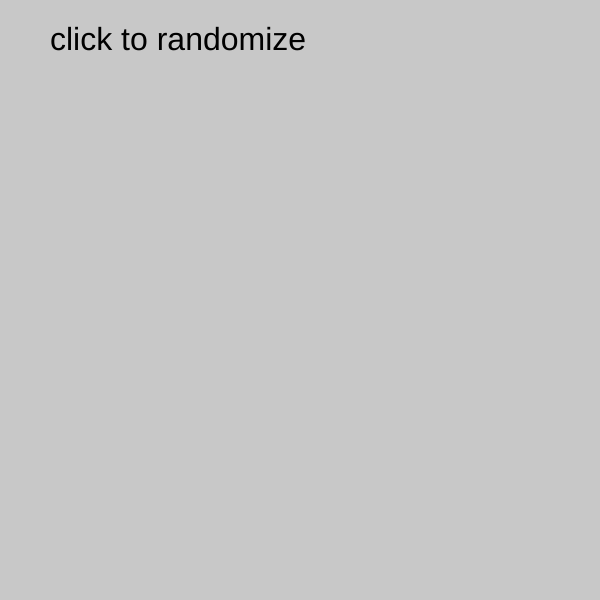
Frame 1 (no input)
Frame 60 (no input): identical to frame 1, image omitted
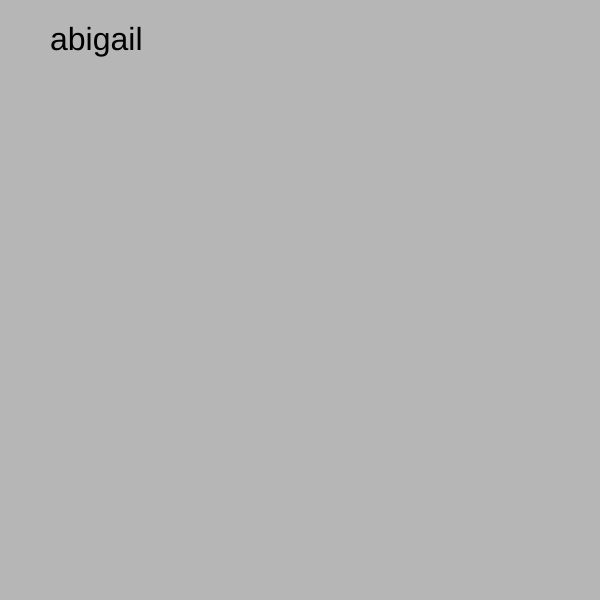
Frame 120 (the mouse pressed at the canvas centre since frame 60)

The p5.js sketch that drew these frames (run headless with seeded random() and noise() and a simulated clock; from frame 60 on, the mouse is pressed at the canvas centre):

// p5.js sketch
// ── sketch.js
// types of stardew characters
let swdw = [{
  name: "shane", 
  color: "blue"
}, {
  name: "abigail", 
  color: "purple"
}, {
  name: "sebastian", 
  color: "black"
}, {
  name: "harvey", 
  color: "green"
}, {
  name: "hailey", 
  color: "yellow"
}, {
  name: "krobus", 
  color: "chartreuse"
}, 

];

let randomIndex; 

function setup() {
  createCanvas(600, 600);
  background(200);
  textSize(32);

  text("click to randomize", 50, 50);

  setTimeout(changeBackground, 1000);
}

function draw() {

}

function changeBackground(){
  background(random(255)), (random(255)), (random(255)) 
}

//this displays random names and splices it out 
function mousePressed() {
if (swdw[0]) {
  background(random(255));
  randomIndex = int(random(swdw.length));
  text(swdw[randomIndex].name, 50, 50);
  swdw.splice(randomIndex, 1);
  } else {
    text("nothing left!", 50, 50);
  }
  
}
